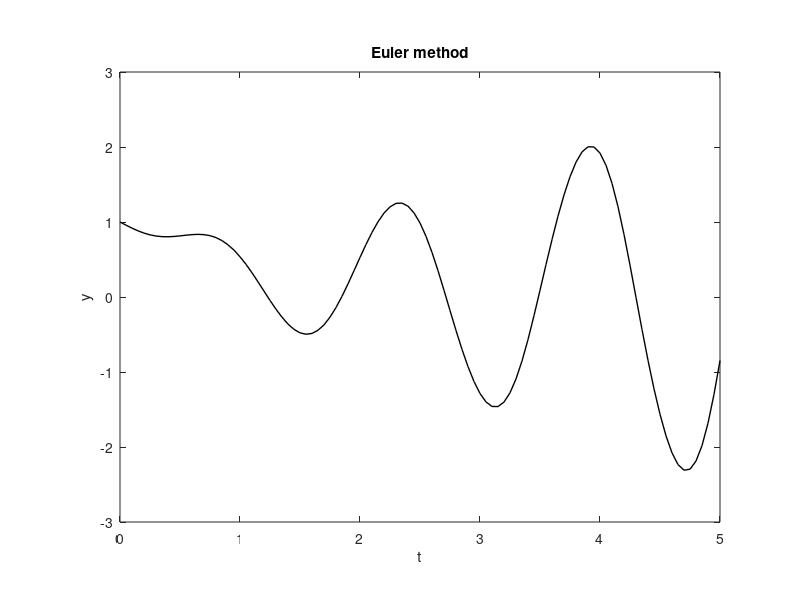

MATLAB code to generate this figure:
%
% This code uses the Euler method to solve y'=-a*y+0.25*t^2
% from t=0 to t=5 with a=2. Then it plots the numerical solution
%
clear
clf reset
axes('position',[0.15,0.13,0.75,0.75])
%

y0=1;
h=0.05;
%
n=5/h;
t=[0:n]*h;
y=zeros(1,n+1);
y(1)=y0;
%
for j=1:n,
  y(j+1)=y(j)+h*(-sin(y(j))+2*t(j)*sin(4*t(j)));
end
%
plot(t,y,'k-','linewidth',1.0)
%
%set(gca,'fontsize',14)
%axis([0,5,-2,2])
%set(gca,'xtick',[0:1:5])
%set(gca,'ytick',[-2:0.5:2])
xlabel('t')
ylabel('y')
title('Euler method')
%
